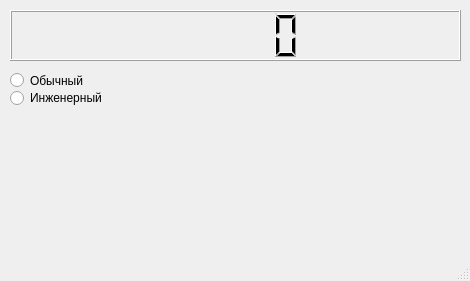
<?xml version="1.0" encoding="UTF-8"?>
<ui version="4.0">
 <class>MainWindow</class>
 <widget class="QMainWindow" name="MainWindow">
  <property name="geometry">
   <rect>
    <x>0</x>
    <y>0</y>
    <width>470</width>
    <height>281</height>
   </rect>
  </property>
  <property name="windowTitle">
   <string>MainWindow</string>
  </property>
  <widget class="QWidget" name="centralwidget">
   <widget class="QLCDNumber" name="lcdNumber">
    <property name="geometry">
     <rect>
      <x>10</x>
      <y>10</y>
      <width>451</width>
      <height>51</height>
     </rect>
    </property>
   </widget>
   <widget class="QRadioButton" name="radioButton">
    <property name="geometry">
     <rect>
      <x>10</x>
      <y>70</y>
      <width>371</width>
      <height>21</height>
     </rect>
    </property>
    <property name="text">
     <string>Обычный</string>
    </property>
   </widget>
   <widget class="QRadioButton" name="radioButton_2">
    <property name="geometry">
     <rect>
      <x>10</x>
      <y>90</y>
      <width>351</width>
      <height>16</height>
     </rect>
    </property>
    <property name="text">
     <string>Инженерный</string>
    </property>
   </widget>
  </widget>
  <widget class="QMenuBar" name="menubar">
   <property name="geometry">
    <rect>
     <x>0</x>
     <y>0</y>
     <width>470</width>
     <height>17</height>
    </rect>
   </property>
  </widget>
  <widget class="QStatusBar" name="statusbar"/>
 </widget>
 <resources/>
 <connections/>
</ui>
